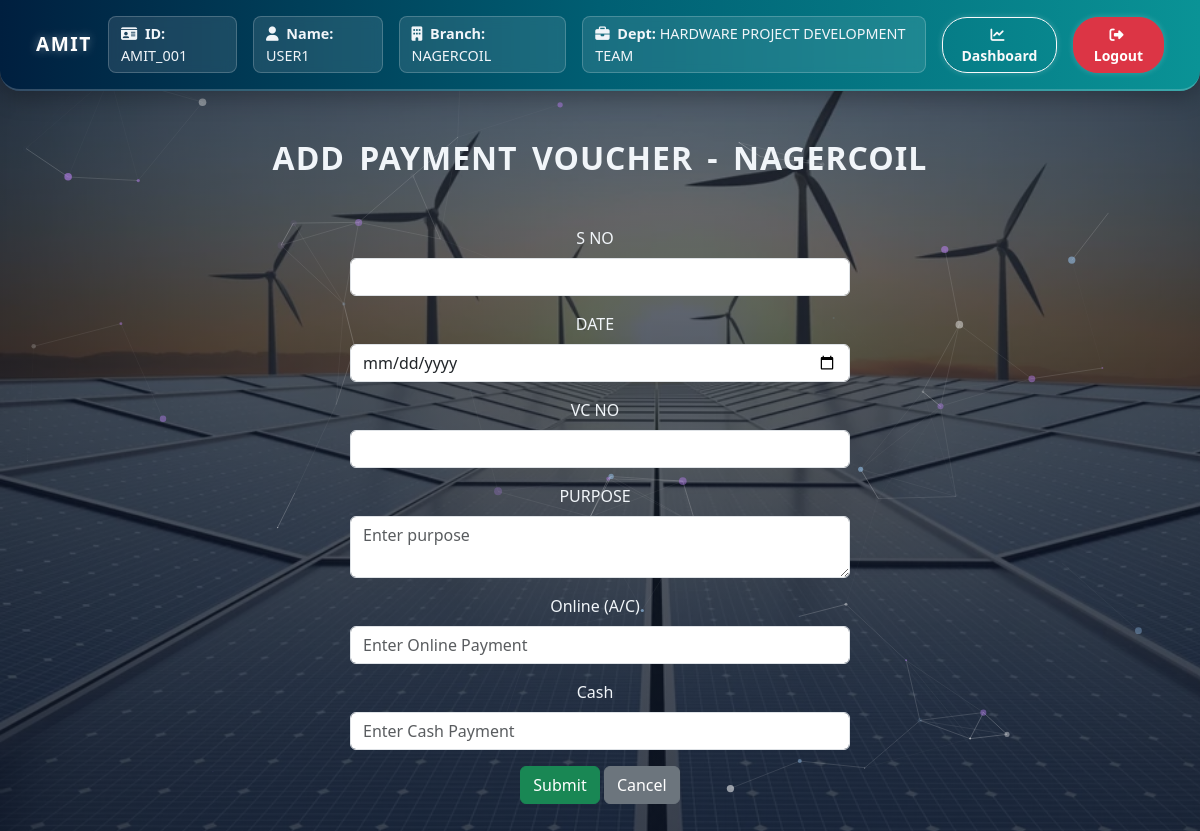
/payment-voucher/add/NAGERCOIL/ (signed in), run on the app's committed database.
### amit_logins/models.py (models this page shows, shortened)
class User(AbstractUser):
    DEPARTMENT_CHOICES = [
        ('HARDWARE PROJECT DEVELOPMENT TEAM', 'HARDWARE PROJECT DEVELOPMENT TEAM'),
        ('ADMIN TEAM', 'ADMIN TEAM'),
        ('ADMIN-MANAGEMENT WORK TEAM', 'ADMIN-MANAGEMENT WORK TEAM'),
    ]
    BRANCH_CHOICES = [
        ('NAGERCOIL', 'NAGERCOIL'),
    ]
    employee_name = models.CharField(max_length=100, null=True, blank=True)
    department = models.CharField(max_length=50, choices=DEPARTMENT_CHOICES)
    branch = models.CharField(max_length=20, choices=BRANCH_CHOICES)
    is_team_leader = models.BooleanField(default=False)
    is_approved = models.BooleanField(default=False)

### amit_logins/views.py (the view)
# urls.py: path('payment-voucher/add/<str:branch>/', views.add_payment_voucher, name='add_payment_voucher'),
@login_required(login_url='login')
def add_payment_voucher(request, branch):
    form_class = payment_form_map.get(branch)
    if not form_class:
        return redirect('dashboard')
    if request.method == "POST":
        form = form_class(request.POST)
        if form.is_valid():
            form.save()
            return redirect('payment_voucher_report', branch=branch)
    else:
        form = form_class()
    return render(request, "logins/add_payment_voucher.html", {
        "form": form,
        "branch_name": branch
    })

### amit_logins/forms.py
class NagercoilPaymentVoucherForm(AbstractPaymentVoucherForm):
    class Meta(AbstractPaymentVoucherForm.Meta):
        model = NagercoilPaymentVoucher

### amit_logins/templates/logins/add_payment_voucher.html (shortened to what this page needs)
{% extends 'logins/base.html' %}
{% load widget_tweaks %}
{% block content %}
<h2 class="text-center text-uppercase mt-5" style="font-weight:900 ">Add Payment Voucher - {{ branch_name }}</h2>
<center>
<div class=" addmain mt-5">
<form method="post">
    {% for field in form %}
            <div class="mb-3">
                <label for="{{ field.id_for_label }}" class="form-label">{{ field.label }}</label>
                {% render_field field class="form-control" %}
            </div>
        {% endfor %}
    <button type="submit" class="btn btn-success">Submit</button>
    <a href="{% url 'payment_voucher_report' branch=branch_name %}" class="btn btn-secondary">Cancel</a>
</form>
</div>
</center>
<br><br><br>
{% endblock %}

### amit_logins/templates/logins/base.html (shortened to what this page needs)
{% load static %}
<!DOCTYPE html>
<html lang="en">
<head>
  <link href="https://cdn.jsdelivr.net/npm/bootstrap@5.3.5/dist/css/bootstrap.min.css" rel="stylesheet">
  <link rel="stylesheet" href="https://cdnjs.cloudflare.com/ajax/libs/font-awesome/6.4.0/css/all.min.css">
  <link href="https://cdn.jsdelivr.net/npm/bootstrap-icons@1.11.1/font/bootstrap-icons.css" rel="stylesheet">
</head>
<body>
  <div id="particles-js"></div>
  {% if user.is_authenticated %}
<nav class="navbar navbar-expand-lg navbar-dark custom-navbar px-4 py-3">
  <div class="container-fluid">
    <a class="navbar-brand fw-bold text-uppercase" href="#">
      AMIT
    </a>
    <div class="collapse navbar-collapse justify-content-end" id="navbarContent">
      <ul class="navbar-nav align-items-center gap-3">
        <li class="nav-item user-box">
          <i class="fa-solid fa-id-card me-1"></i> <strong>ID:</strong> {{ user.username }}
        </li>
        {% if not user.is_superuser %}
        <li class="nav-item user-box">
          <i class="fa-solid fa-user me-1"></i> <strong>Name:</strong> {{ user.employee_name }}
        </li>
        <li class="nav-item user-box">
          <i class="fa-solid fa-building me-1"></i> <strong>Branch:</strong> {{ user.branch }}
        </li>
        <li class="nav-item user-box">
          <i class="fa-solid fa-briefcase me-1"></i> <strong>Dept:</strong> {{ user.department }}
        </li>
        {% endif %}
        <li class="nav-item">
          <a href="{% url 'dashboard' %}" class="btn nav-btn btn-outline-light btn-sm">
            <i class="fa-solid fa-chart-line me-1"></i> Dashboard
          </a>
        </li>
        <li class="nav-item">
          <a href="{% url 'logout' %}" class="btn nav-btn btn-danger btn-sm">
            <i class="fa-solid fa-right-from-bracket me-1"></i> Logout
          </a>
        </li>
      </ul>
    </div>
  </div>
</nav>
{% endif %}
  <div class="container-fluid content-wrapper mt-4">
    {% block content %}
    {% endblock %}
  </div>
</body>
</html>

### data on the page
User: username "AMIT_001", employee_name "USER1", branch "NAGERCOIL", department "HARDWARE PROJECT DEVELOPMENT TEAM"

### other printed values
{{ field.label }} "S NO" "DATE" "VC NO" "PURPOSE" "Online (A/C)" "Cash"
